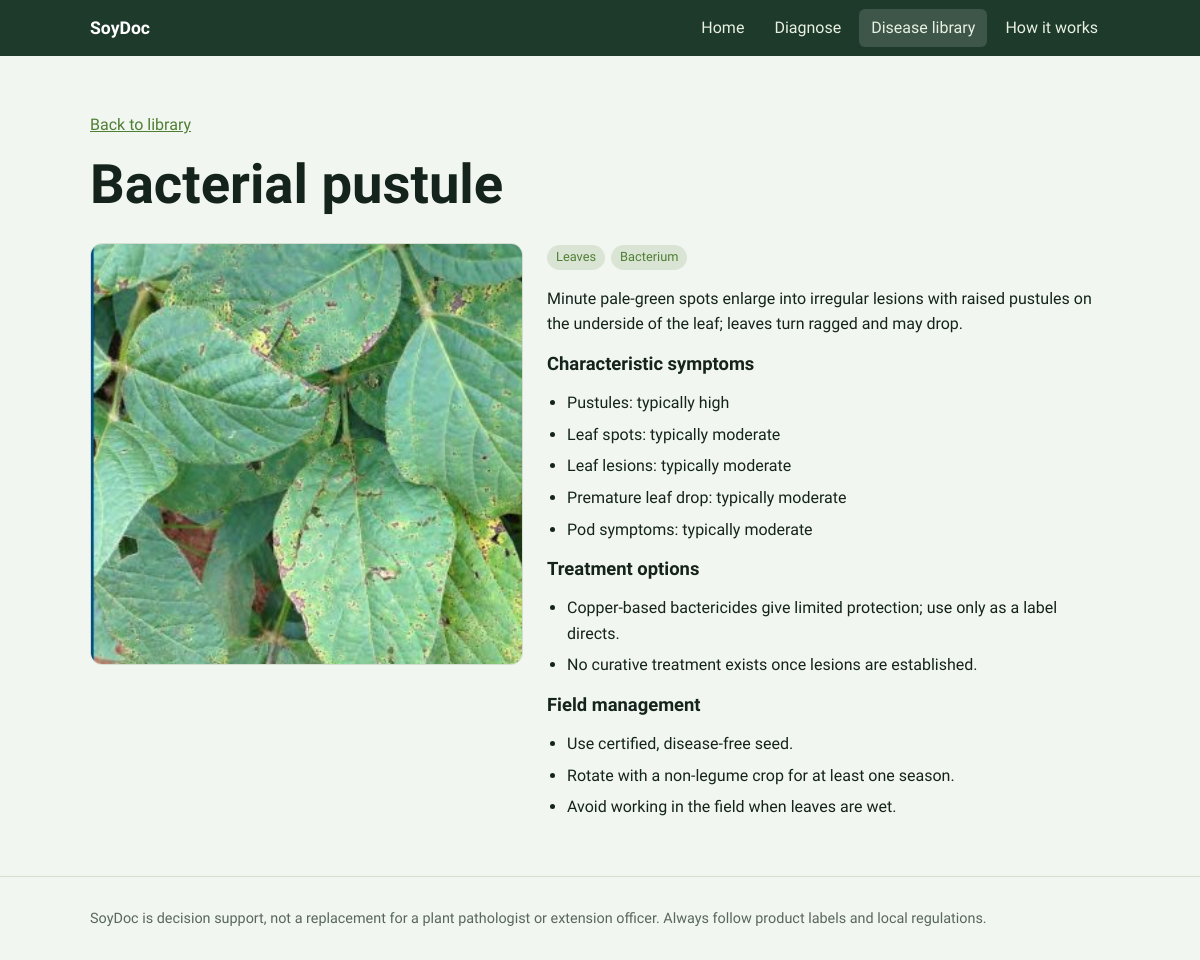
/library/bacterial_pustule, run on the app's committed database.
### tables this page shows
CREATE TABLE disease(Disease_ID TEXT PRIMARY KEY, Disease_Name TEXT, Description TEXT, Plant_Part TEXT, Cause TEXT, Image TEXT);

CREATE TABLE disease_symptom(Disease_ID TEXT, Symptom_ID TEXT, Severity TEXT, Rank INTEGER);

CREATE TABLE treatment(Treatment_ID INTEGER PRIMARY KEY AUTOINCREMENT, Disease_ID TEXT, Treatment TEXT, Management TEXT);

### app.py (the view)
@app.route("/library/<did>")
def disease(did):
    d, treat, manage, syms = disease_row(did)
    return render_template("disease.html", d=d, treat=treat, manage=manage, syms=syms)

### app.py (called while the page is built)
def db():
    if "db" not in g:
        g.db = sqlite3.connect(DB); g.db.row_factory = sqlite3.Row
    return g.db

def disease_row(did):
    d = db().execute("SELECT * FROM disease WHERE Disease_ID=?", (did,)).fetchone()
    if not d: abort(404)
    t = db().execute("SELECT Treatment, Management FROM treatment WHERE Disease_ID=?", (did,)).fetchall()
    sy = db().execute("SELECT Symptom_ID, Severity FROM disease_symptom WHERE Disease_ID=? ORDER BY Rank", (did,)).fetchall()
    return dict(d), [r["Treatment"] for r in t if r["Treatment"]], [r["Management"] for r in t if r["Management"]], [(SYM[r["Symptom_ID"]][1], r["Severity"]) for r in sy]

@app.context_processor
def helpers():
    return dict(level=lambda v: "None" if v < .05 else "Low" if v < .35 else "Moderate" if v < .65 else "High")

### templates/disease.html
{% extends "base.html" %}{% block title %}{{ d.Disease_Name }}{% endblock %}{% block body %}
<section><div class="wrap"><p><a href="/library">Back to library</a></p><h1>{{ d.Disease_Name }}</h1>
<div class="result"><div class="card">{% if d.Image %}<img src="/static/img/{{ d.Image }}.jpg" alt="{{ d.Disease_Name }}" style="height:auto;max-height:420px">{% else %}<div class="ph">No photo available</div>{% endif %}</div>
<div><span class="tag">{{ d.Plant_Part }}</span><span class="tag">{{ d.Cause }}</span><p>{{ d.Description }}</p>
<h3>Characteristic symptoms</h3><ul class="clean">{% for n,l in syms %}<li>{{ n }}: typically {{ l|lower }}</li>{% endfor %}</ul>
<h3>Treatment options</h3><ul class="clean">{% for t in treat %}<li>{{ t }}</li>{% endfor %}</ul>
<h3>Field management</h3><ul class="clean">{% for m in manage %}<li>{{ m }}</li>{% endfor %}</ul></div></div></div></section>{% endblock %}

### static/css/style.css (style rules this page uses)
:root { --ink:#14231b;--soil:#1e3a2b;--leaf:#4f7f35;--pod:#d89a1d;--bg:#f2f6f0;--card:#fff;--line:#d5dfd0;--red:#b3412f;--mut:#58675d }
* { box-sizing:border-box }
html { scroll-padding-top:70px }
body { margin:0;font:16px/1.6 "Source Sans 3",system-ui,sans-serif;background:var(--bg);color:var(--ink) }
h1,h2,h3 { font-family:"Bricolage Grotesque","Source Sans 3",sans-serif;line-height:1.15;margin:0 0 .5em;font-weight:700 }
h1 { font-size:clamp(2rem,5vw,3.4rem) }
h3 { font-size:1.15rem }
a { color:var(--leaf) }
.wrap { max-width:1060px;margin:0 auto;padding:0 20px }
section { padding:40px 0 }
.card { background:var(--card);border:1px solid var(--line);border-radius:12px;overflow:hidden }
.card img,.ph { width:100%;height:170px;object-fit:cover;display:block }
.tag { display:inline-block;font-size:.8rem;padding:2px 9px;border-radius:99px;background:rgba(79,127,53,.15);color:var(--leaf);margin-right:6px }
.result { display:grid;gap:24px;grid-template-columns:1fr 1.3fr;align-items:start }
ul.clean { padding-left:20px }
ul.clean li { margin:6px 0 }

### data on the page
disease: Disease_Name "Bacterial pustule", Image (picture), Plant_Part "Leaves", Cause "Bacterium", Description "Minute pale-green spots enlarge into irregular lesions with raised pustules on the underside of the leaf; leaves turn ragged and may drop."
disease_symptom: Symptom_ID "Pustules", Severity "high"
disease_symptom: n "Leaf spots", Severity "moderate"
disease_symptom: n "Leaf lesions", Severity "moderate"
disease_symptom: n "Premature leaf drop", Severity "moderate"
disease_symptom: n "Pod symptoms", Severity "moderate"
treatment: Treatment "Copper-based bactericides give limited protection; use only as a label directs."
treatment: Treatment "No curative treatment exists once lesions are established."
treatment: Management "Use certified, disease-free seed."
treatment: Management "Rotate with a non-legume crop for at least one season."
treatment: Management "Avoid working in the field when leaves are wet."
